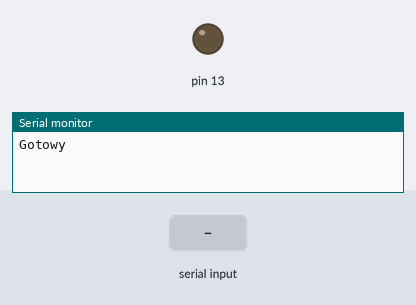
Recording of a sketch running on a simulated Arduino Uno, built with avr-gcc and run on an emulated ATmega328P. Parts: output pins drawn as LEDs (lit = HIGH), the last lines printed to the serial monitor. Dashed ring = blinking. The test bench sets the inputs (shaded band).

Above: at 0.9 s.
1.0 s: "b" received over Serial
At 1.25 s:
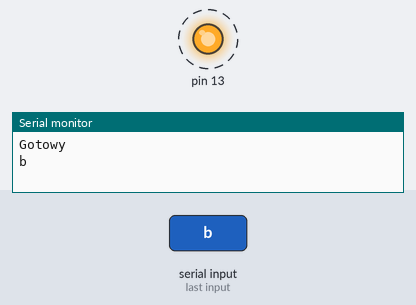
Timing chart, 0 to 10.0 s (numbered marks = the images above; inputs shaded):
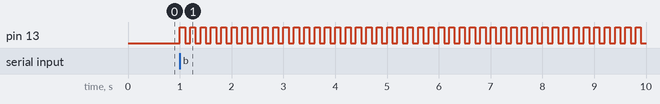

Measured:
- after the input at 1.0 s, pin 13: alternates HIGH for 0.10 s and LOW for 0.10 s, starting at once

The sketch:

DiodaKontrolaZKomputera.ino
```cpp
char spid;

void setup()
{
 Serial.begin(9600);
 spid = 0;
 pinMode(13, OUTPUT);
 digitalWrite(13, LOW);
 Serial.println("Gotowy");
 while(spid == 0)
 {
    if(Serial.read() == 'a')
    {
      spid = 3;
      Serial.println("a");
    }
    else if(Serial.read() == 'b')
    {
      spid = 1;
      Serial.println("b");
    }
 }
}

void loop()
{
 digitalWrite(13, HIGH);
 delay(spid*100);
 digitalWrite(13, LOW);
 delay(spid*100);
}
```
